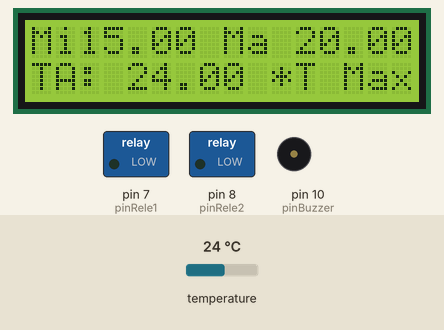
Recording of a sketch running on a simulated Arduino Uno, built with avr-gcc and run on an emulated ATmega328P. Parts: 16×2 character LCD, switched loads named in the sketch (green lamp = pin HIGH), buzzer (waves = sounding, pin HIGH). The test bench sets the inputs (shaded band); at power-on: temperature 24 °C. Pins used as bus, display or sensor lines are not drawn; what the sketch prints to the serial monitor is not drawn.

Above: at 1.2 s.
1.3 s: temperature set to 20.8 °C
At 2.9 s:
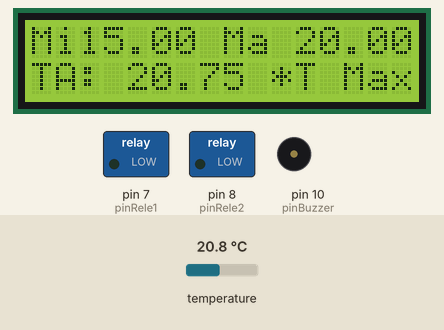
5.1 s: temperature set to 19.2 °C
At 6.9 s:
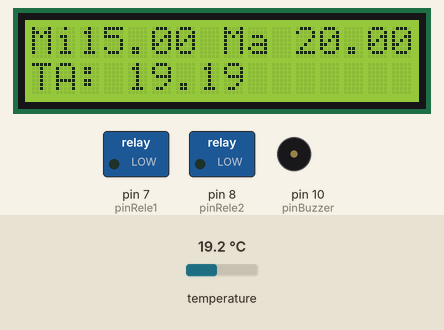
10.8 s: temperature set to 12 °C
At 12.2 s:
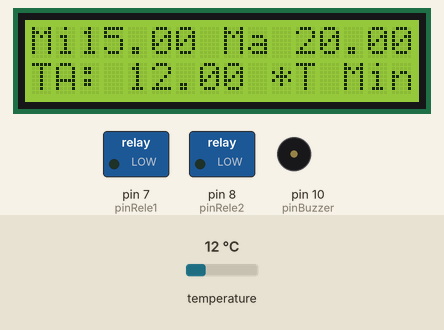
Timing chart, 0 to 13.8 s (numbered marks = the images above; inputs shaded):
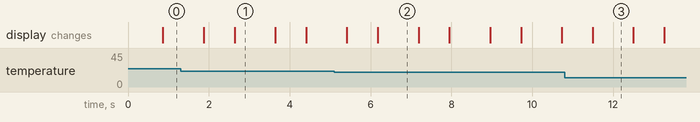

The sketch:

Fermentation_control_ALE.ino
```cpp
#include <LiquidCrystal.h>
#include <TimerOne.h>
#include <OneWire.h>
#include <DallasTemperature.h>

#define pinLcd1 12
#define pinLcd2 11
#define pinLcd3 5
#define pinLcd4 4
#define pinLcd5 3
#define pinLcd6 2
#define pinLcd7 6
#define pinBuzzer 10
#define pinRele1 7 //Porta ligada ao pino IN1 do modulo
#define pinRele2 8 //Porta ligada ao pino IN2 do modulo
#define pinTemperatura 9

// Define uma instancia do oneWire para comunicacao com o sensor
OneWire oneWire(pinTemperatura);

DallasTemperature sensors(&oneWire);
DeviceAddress sensor1;

//Define os pinos que serão utilizados para ligação ao display
LiquidCrystal lcd(pinLcd1, pinLcd2, pinLcd3, pinLcd4, pinLcd5, pinLcd6);
int tempoEmSegundos = 0;
bool alarmeDisparado = false;
int tempoAlarmeAcionado = 0;
int dispararAlameSonoro = 60; // quanto tempo (em segundos) apos alarme acionado será disparado o alarme sonoro
float temperaturaAtual = 0;
float temperaturaMin = 15.00;
float temperaturaMax = 20.00;
char tempoFormatado;

void setup()
{
  Serial.begin(9600);
  sensors.begin();
  Serial.println(sensors.getDeviceCount(), DEC);
  if (!sensors.getAddress(sensor1, 0))
     Serial.println("Sensor nao encontrado ;-( !");
  else
    Serial.println("Sensor encontrado :-) !!!!!!");
  //Define o número de colunas e linhas do LCD
  lcd.begin(16, 2);
  pinMode(pinLcd7,OUTPUT); //DECLARA QUE O PINO 6 É UMA SAÍDA
  pinMode(pinBuzzer,OUTPUT); //Pino do buzzer
  //Define pinos para o rele como saida
  pinMode(pinRele1, OUTPUT);
  pinMode(pinRele2, OUTPUT);
  analogWrite(6,50); //ESCREVE O VALOR 50 NA PORTA 6 (CONTROLE DO CONTRASTE VIA PWM)
  Timer1.initialize(1000000);
  Timer1.attachInterrupt(somaTempo);
}

void loop()
{
  //Limpa a tela
  lcd.clear();
  //Posiciona o cursor na coluna 3, linha 0;
  lcd.setCursor(0, 0);
  //Envia o texto entre aspas para o LCD
  lcd.print("Mi");
  lcd.setCursor(2, 0);
  lcd.print(temperaturaMin);
  lcd.setCursor(8, 0);
  lcd.print("Ma");
  lcd.setCursor(11, 0);
  lcd.print(temperaturaMax);

  //lcd.setCursor(4, 0);
  //lcd.print(TimeToString(tempoEmSegundos));
  ler_temperatura();

  //digitalWrite(pinRele1, LOW);  //Liga rele 1
  //digitalWrite(pinRele1, HIGH); //Desliga rele 1

  delay(1000);
}

void somaTempo()
{
  tempoEmSegundos = tempoEmSegundos + 1;
  if(alarmeDisparado)
  {
    tempoAlarmeAcionado += 1;
  }
}

char * TimeToString(unsigned long t)
{
   static char str[12];
   long h = t / 3600;
   t = t % 3600;
   int m = t / 60;
   int s = t % 60;
   if(s<1)
    {
      /*tone(pinBuzzer, 1000);
      delay(200);
      noTone(pinBuzzer);*/
    }
   sprintf(str, "%04ld:%02d:%02d", h, m, s);
   return str;
}
void ler_temperatura()
{
   sensors.requestTemperatures();
  temperaturaAtual = sensors.getTempC(sensor1);

  lcd.setCursor(0, 1);
  lcd.print("TA:");
  lcd.setCursor(4, 1);
  lcd.print(temperaturaAtual);
  if(temperaturaAtual >= temperaturaMax)
  {
    alarmeDisparado = true;
    lcd.setCursor(10, 1);
    lcd.print("*T Max*");
    //digitalWrite(pinRele1, LOW);  //Liga rele 1
  }
  else if(temperaturaAtual <= temperaturaMin)
  {
    alarmeDisparado = true;
    lcd.setCursor(10, 1);
    lcd.print("*T Min*");

    //digitalWrite(pinRele1, HIGH);  //Liga rele 1
  }
  else
  {
    alarmeDisparado = false;
    tempoAlarmeAcionado = 0;
  }
  if(tempoAlarmeAcionado>dispararAlameSonoro)
  {
    tone(pinBuzzer, 1000);
    delay(200);
    noTone(pinBuzzer);
  }
}
```

Measured:
- the behaviour switches between 20 and 19.9 °C on temperature (found by bisection; images 1 and 2)
- after the input at 1.3 s, the display: first differs from a run without the input after 1.3 s (image 1)
- after the input at 5.1 s, the display: first differs from a run without the input after 1.1 s (image 2)
- after the input at 10.8 s, the display: changes after 0.69 s (image 3)
- what the display in image 1 shows lasts 1.0 s, from 2.6 s to 3.6 s
